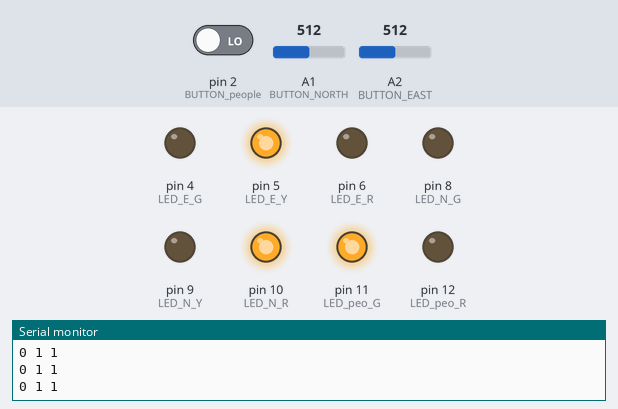
A sketch run on a simulated Arduino Uno, built with avr-gcc and run on an emulated ATmega328P. On the bench: output pins drawn as LEDs (lit = HIGH), the last lines printed to the serial monitor. Inputs (shaded band) come from the test bench; at power-on: pin 2 (BUTTON_people) LOW, A1 (BUTTON_NORTH) = 512, A2 (BUTTON_EAST) = 512.

Above: at 29.8 s.
29.9 s: pin 2 (BUTTON_people) driven LOW
At 31.0 s:
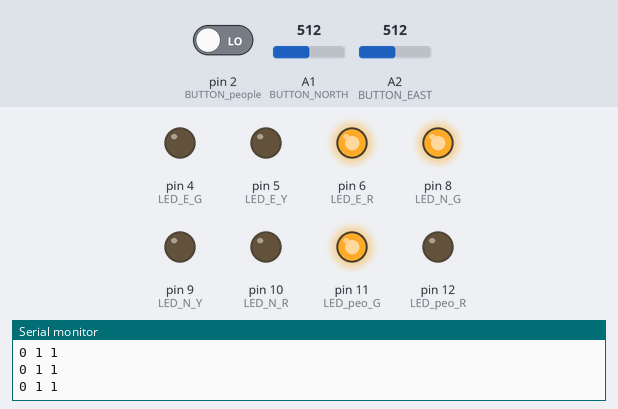
41.5 s: pin 2 (BUTTON_people) driven HIGH
At 46.1 s:
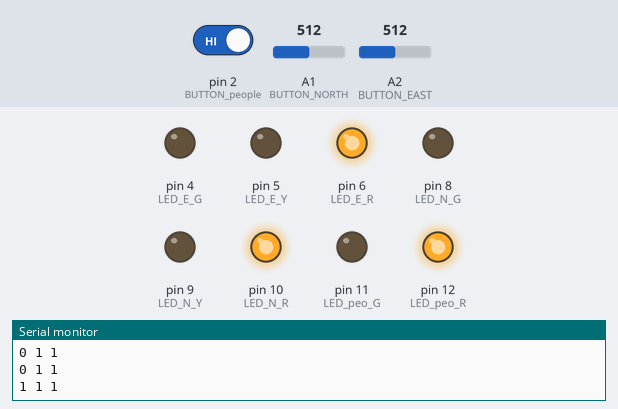
At 50.9 s:
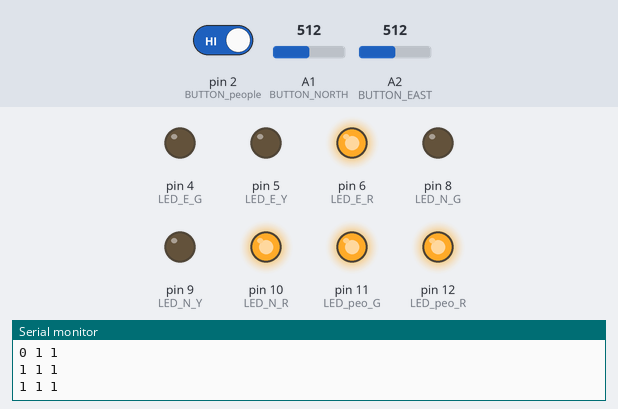
Timing chart, 0 to 54.5 s (numbered marks = the images above; inputs shaded):
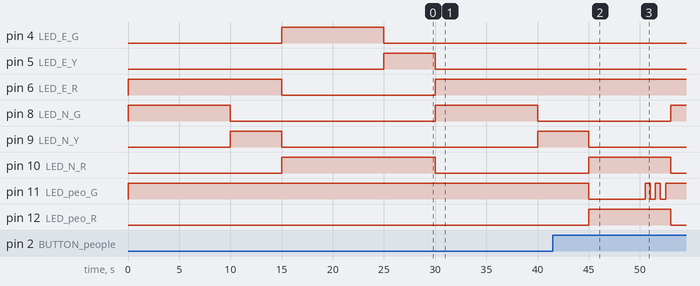

Measured:
- after the input at 41.5 s, pin 4 (LED_E_G): stays LOW (without the input it goes to HIGH after 3.5 s); pin 5 (LED_E_Y): stays LOW (without the input it goes to HIGH after 13.5 s)

The sketch:

Assignment3_code.ino
```cpp
#define BUTTON_NORTH A1
#define LED_N_R 10
#define LED_N_Y 9
#define LED_N_G 8

#define BUTTON_EAST A2
#define LED_E_R 6
#define LED_E_Y 5
#define LED_E_G 4

#define BUTTON_people 2
#define LED_peo_R 12
#define LED_peo_G 11

#define goN 0
#define waitN 1
#define goE 2
#define waitE 3
#define goPeople 4
#define waitPeople 5

int input;
int input0;
int input1;
int input2;
bool toggle_all_intput = true;

struct State{
  unsigned long ST_Out;
  unsigned long Time;
  unsigned long NextST[9];
};

typedef const struct State SType;

SType fs[6] = {
  {B10001100, 10000, {goN, waitN, goN, waitN, waitN, waitN, waitN, waitN}},
  {B10010100, 5000, {goE, goE, goE, goE, goPeople, goPeople, goPeople, goPeople}},
  {B10100001, 10000, {goE, goE, waitE, waitE, waitE, waitE, waitE, waitE}},
  {B10100010, 5000, {goN, goN, goN, goN, goPeople, goPeople, goPeople, goPeople}},
  {B01100100, 5000, {goPeople, waitPeople, waitPeople, waitPeople, goPeople, waitPeople, waitPeople, waitPeople}},
  {B01100100, 3000, {goN, goE, goN, goE, goN, goE, goN, goN,goE}}

};
  unsigned long st=0;

void setup() {
  pinMode(BUTTON_NORTH,INPUT);
  pinMode(LED_N_R,OUTPUT);
  pinMode(LED_N_Y,OUTPUT);
  pinMode(LED_N_G,OUTPUT);

  pinMode(BUTTON_EAST,INPUT);
  pinMode(LED_E_R,OUTPUT);
  pinMode(LED_E_Y,OUTPUT);
  pinMode(LED_E_G,OUTPUT);

  pinMode(BUTTON_people,INPUT);
  pinMode(LED_peo_R,OUTPUT);
  pinMode(LED_peo_G,OUTPUT);

  Serial.begin(9600);
}

void loop() {
 digitalWrite(LED_N_R,fs[st].ST_Out & B00100000);
 digitalWrite(LED_N_Y,fs[st].ST_Out & B00010000);
 digitalWrite(LED_N_G,fs[st].ST_Out & B00001000);

 digitalWrite(LED_E_R,fs[st].ST_Out & B00000100);
 digitalWrite(LED_E_Y,fs[st].ST_Out & B00000010);
 digitalWrite(LED_E_G,fs[st].ST_Out & B00000001);

 if(st == 5){
    digitalWrite(LED_peo_R,fs[st].ST_Out & B01000000);
    digitalWrite(LED_peo_G,fs[st].ST_Out & B10000000);
    delay(fs[st].Time/6);
    digitalWrite(LED_peo_R,fs[st].ST_Out & B11000000);
    digitalWrite(LED_peo_G,fs[st].ST_Out & B11000000);
    delay(fs[st].Time/6);
    digitalWrite(LED_peo_R,fs[st].ST_Out & B01000000);
    digitalWrite(LED_peo_G,fs[st].ST_Out & B10000000);
    delay(fs[st].Time/6);
    digitalWrite(LED_peo_R,fs[st].ST_Out & B11000000);
    digitalWrite(LED_peo_G,fs[st].ST_Out & B11000000);
    delay(fs[st].Time/6);
    digitalWrite(LED_peo_R,fs[st].ST_Out & B01000000);
    digitalWrite(LED_peo_G,fs[st].ST_Out & B10000000);
    delay(fs[st].Time/6);
    digitalWrite(LED_peo_R,fs[st].ST_Out & B11000000);
    digitalWrite(LED_peo_G,fs[st].ST_Out & B11000000);
    delay(fs[st].Time/6);
  }
  else{

 digitalWrite(LED_peo_R,fs[st].ST_Out & B01000000);
 digitalWrite(LED_peo_G,fs[st].ST_Out & B10000000);
 delay(fs[st].Time);

  }

  input0 = analogRead(BUTTON_NORTH);
  input1 = analogRead(BUTTON_EAST);
  input2 = digitalRead(BUTTON_people);

  if(input0 > 15){
    input0=1;
    }
   else{
    input0=0;
   }

  if(input1 > 15){
    input1=1;
    }
    else{
      input1=0;
    }

  Serial.print(input2);
  Serial.print(" ");
  Serial.print(input0);
  Serial.print(" ");
  Serial.println(input1);
  input = input0*2 + input1 + input2*4;
  if(toggle_all_intput == true && st == 5 && input == 7){
    input = 7;
    toggle_all_intput = false;
  }
  else if(toggle_all_intput == false && st == 5 && input == 7){
    input = 8;
    toggle_all_intput = true;
  }

  st = fs[st].NextST[input];
//  Serial.println(input);


}
```
